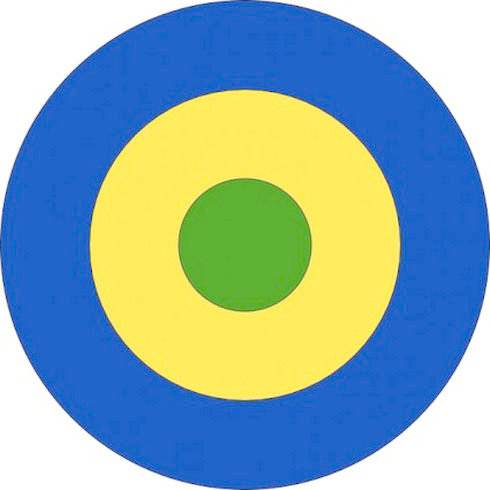
#> input picture cir.jpeg, 490 x 490 px
$ python untitled0.py
#> lines starting #> are read from the running program, lines starting #| are printed output that depends on the picture
# -*- coding: utf-8 -*-
import  cv2
#载入并显示图片
img=cv2.imread('cir.jpeg')
#> img is the input picture: shape (490, 490, 3); mean B, G, R 175.6, 172.5, 140.8
#cv2.imshow('1',img)
#降噪（模糊处理用来减少瑕疵点）
result = cv2.blur(img, (5,5))
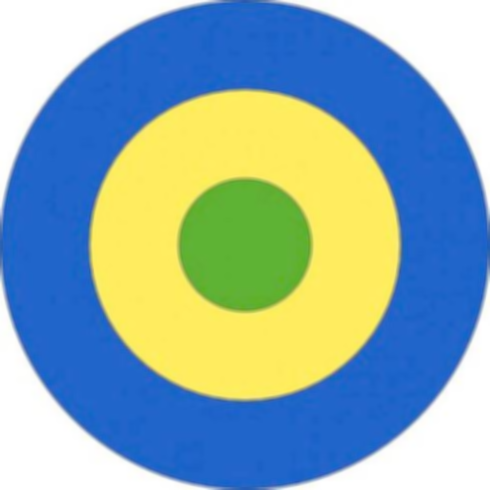
#> result: shape (490, 490, 3); mean B, G, R 175.6, 172.5, 140.8
#cv2.imshow('2',result)
#灰度化,就是去色（类似老式照片）
gray=cv2.cvtColor(result,cv2.COLOR_BGR2GRAY)
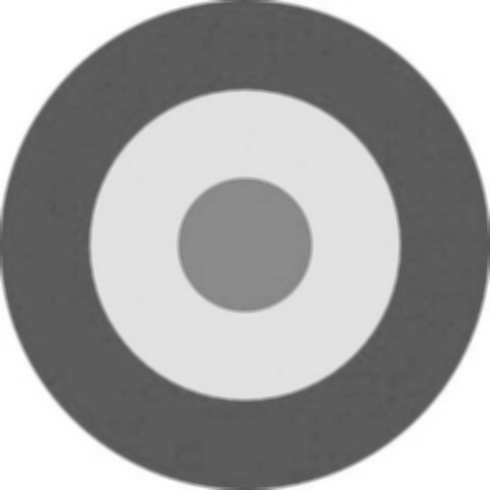
#> gray: shape (490, 490); min 84, max 255, mean 163.4
#cv2.imshow('3',gray)

#param1的具体实现，用于边缘检测
canny = cv2.Canny(img, 40, 80)
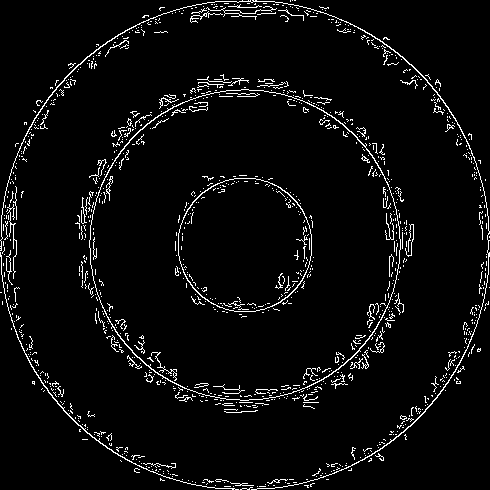
#> canny: shape (490, 490); 4.4% white in thin lines or dots
#cv2.imshow('4', canny)


#霍夫变换圆检测
circles=cv2.HoughCircles(gray,cv2.HOUGH_GRADIENT,1,50,param1=200,param2=30,minRadius=1,maxRadius=200)
#> circles = [[243.5, 244.5, 154.4]]
#输出返回值，方便查看类型
print(circles)
#| [[[243.5 244.5 154.4]]]

#输出检测到圆的个数
print(len(circles[0]))
#| 1

print('-------------我是条分割线-----------------')
#根据检测到圆的信息，画出每一个圆
for circle in circles[0]:
    #圆的基本信息
    print(circle[2])
    #坐标行列(就是圆心)
    x=int(circle[0])
    y=int(circle[1])
    #半径
    r=int(circle[2])
    if r > 60 :
        continue
    #在原图用指定颜色圈出圆，参数设定为int所以圈画存在误差
    img=cv2.circle(img,(x,y),r,(0,0,255),1,8,0)
#> this loop made 1 pass
#> (circle, x, y, r) on pass 1: ([243.5, 244.5, 154.4], 243, 244, 154)
#| 154.4
#显示新图像
cv2.imshow('5',img)

#按任意键退出
cv2.waitKey(10000)
cv2.destroyAllWindows()
